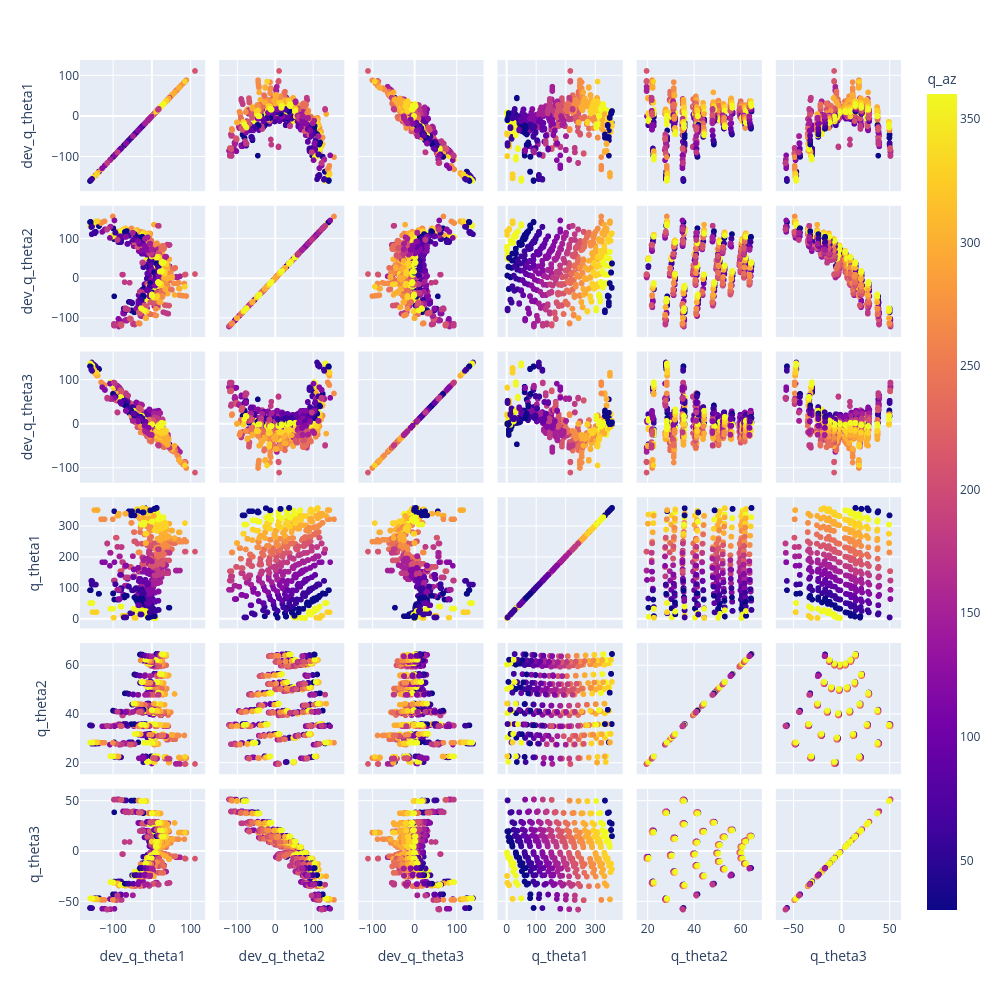

The cell this chart's notebook holds for it:
### Markdown cell above
# Theta Space Residuals - QUEST ONLY

### Code cell
fig = px.scatter_matrix(d, dimensions=["dev_q_theta1", "dev_q_theta2", "dev_q_theta3", "q_theta1", "q_theta2", "q_theta3"], color="q_az",
                        hover_data=[ "p_az", "p_alt", "p_roll", "filename",])
fig.update_layout(height=1000,width=1000 )
fig.show()

### Figure 1 — Plotly figure (JSON) as saved in the notebook; plotly's stock layout.template omitted (floating-point values rounded to 4 significant figures; data arrays with more than 128 entries replaced by an {"elided": "..."} marker saying what was removed)
{"data": [{"customdata": {"elided": "1732x4 mixed values"}, "dimensions": [{"axis": {"matches": true}, "label": "dev_q_theta1", "values": {"elided": "1732 float values"}}, {"axis": {"matches": true}, "label": "dev_q_theta2", "values": {"elided": "1732 float values"}}, {"axis": {"matches": true}, "label": "dev_q_theta3", "values": {"elided": "1732 float values"}}, {"axis": {"matches": true}, "label": "q_theta1", "values": {"elided": "1732 float values"}}, {"axis": {"matches": true}, "label": "q_theta2", "values": {"elided": "1732 float values"}}, {"axis": {"matches": true}, "label": "q_theta3", "values": {"elided": "1732 float values"}}], "hovertemplate": "%{xaxis.title.text}=%{x}<br>%{yaxis.title.text}=%{y}<br>p_az=%{customdata[0]}<br>p_alt=%{customdata[1]}<br>p_roll=%{customdata[2]}<br>filename=%{customdata[3]}<br>q_az=%{marker.color}<extra></extra>", "legendgroup": "", "marker": {"color": {"elided": "1732 float values"}, "coloraxis": "coloraxis", "symbol": "circle"}, "name": "", "showlegend": false, "type": "splom"}], "layout": {"coloraxis": {"colorbar": {"title": {"text": "q_az"}}, "colorscale": [[0, "#0d0887"], [0.1111, "#46039f"], [0.2222, "#7201a8"], [0.3333, "#9c179e"], [0.4444, "#bd3786"], [0.5556, "#d8576b"], [0.6667, "#ed7953"], [0.7778, "#fb9f3a"], [0.8889, "#fdca26"], [1, "#f0f921"]]}, "dragmode": "select", "height": 1000, "legend": {"tracegroupgap": 0}, "margin": {"t": 60}, "width": 1000}}
